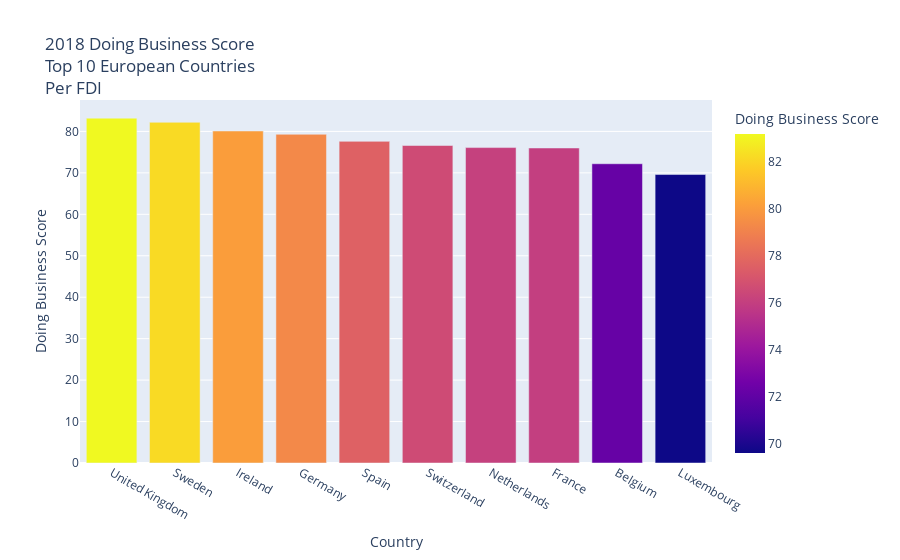

The notebook cell saved with this chart:
### Code cell
europe_top_10_db_sort = europe_top_10.sort_values(
    by=["doing_business_2018"], ascending=False
)
europe_top_10_db_sort_name = europe_top_10_db_sort.rename(
    columns={
        "country_name": "Country",
        "GDP_2018 (million)": "GDP (million)",
        "tech_export_2018 (million)": "Tech Export (million)",
        "doing_business_2018": "Doing Business Score",
        "fdi_USA_2018 (million)": "FDI USA (million)",
    }
)
europe_top_10_db_bar = px.bar(
    europe_top_10_db_sort_name,
    x="Country",
    y="Doing Business Score",
    title="2018 Doing Business Score<br>Top 10 European Countries<br>Per FDI",
    color="Doing Business Score",
)
europe_top_10_db_bar.write_image("europe_top_10_db_bar.png")
europe_top_10_db_bar

### Figure 1 — Plotly figure (JSON) as saved in the notebook; plotly's stock layout.template omitted (floating-point values rounded to 4 significant figures)
{"data": [{"alignmentgroup": "True", "hovertemplate": "Country=%{x}<br>Doing Business Score=%{marker.color}<extra></extra>", "legendgroup": "", "marker": {"color": [83.2, 82.2, 80.1, 79.3, 77.6, 76.6, 76.1, 76, 72.2, 69.6], "coloraxis": "coloraxis"}, "name": "", "offsetgroup": "", "orientation": "v", "showlegend": false, "textposition": "auto", "type": "bar", "x": ["United Kingdom", "Sweden", "Ireland", "Germany", "Spain", "Switzerland", "Netherlands", "France", "Belgium", "Luxembourg"], "xaxis": "x", "y": [83.2, 82.2, 80.1, 79.3, 77.6, 76.6, 76.1, 76, 72.2, 69.6], "yaxis": "y"}], "layout": {"autosize": true, "barmode": "relative", "coloraxis": {"colorbar": {"title": {"text": "Doing Business Score"}}, "colorscale": [[0, "#0d0887"], [0.1111, "#46039f"], [0.2222, "#7201a8"], [0.3333, "#9c179e"], [0.4444, "#bd3786"], [0.5556, "#d8576b"], [0.6667, "#ed7953"], [0.7778, "#fb9f3a"], [0.8889, "#fdca26"], [1, "#f0f921"]]}, "legend": {"tracegroupgap": 0}, "title": {"text": "2018 Doing Business Score<br>Top 10 European Countries<br>Per FDI"}, "xaxis": {"anchor": "y", "autorange": true, "domain": [0, 1], "range": [-0.5, 9.5], "title": {"text": "Country"}, "type": "category"}, "yaxis": {"anchor": "x", "autorange": true, "domain": [0, 1], "range": [0, 87.58], "title": {"text": "Doing Business Score"}, "type": "linear"}}}
